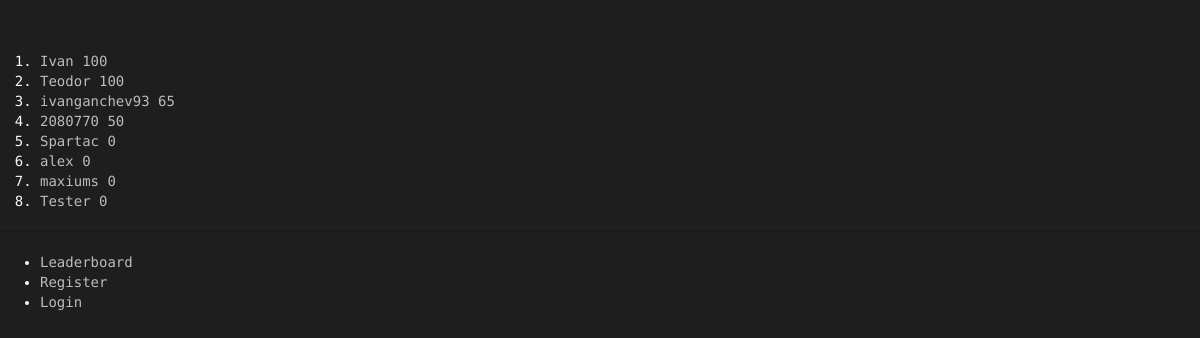
The app's page /Spartacus/leaderboard/, older data.
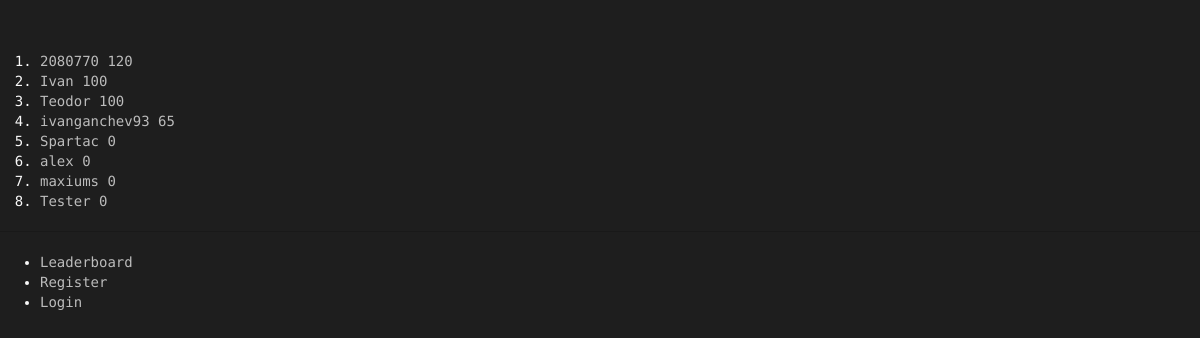
The same page, newer data.
### Spartacus/models.py (models this page shows, shortened)
class Avatar(models.Model):
    user = models.OneToOneField(User)
    picture = models.ImageField(upload_to='profile_images', blank=True)
    cash = models.IntegerField(default = 1000)
    attack = models.IntegerField(default= 10)
    deffence = models.IntegerField(default= 10)
    strength = models.IntegerField(default= 10)
    agility = models.IntegerField(default= 10)
    intelligence = models.IntegerField(default = 10)
    victories = models.IntegerField(default = 0)
    points = models.IntegerField(default = 0) # for ranking...every time a gladiator fights get some amount of points

### Spartacus/views.py (the view)
def leaderboard(request):
    context_dict = {}
    try:
        avatars = Avatar.objects.order_by('-points')[:20]
        context_dict['avatars'] = avatars
    except:
        print "Query fail leaderboard"
    return render(request, 'Spartacus/leaderboard.html', context_dict)

### templates/Spartacus/leaderboard.html (shortened to what this page needs)
{% extends 'Spartacus/base.html' %}
{% load staticfiles %}
{% block body_block %}
    <ol>
        {% for avatar in avatars %}
            <li><a href="{% url 'avatar_view' avatar.user.username %}">{{ avatar.user.username}}   {{avatar.points}}</a></li>
        {% endfor %}
    </ol>
{% endblock %}

Row changes from the older to the newer data that the page shows:
changed Avatar (number 1 of 8 on the later page): points "50" → "120"; moves up the list
